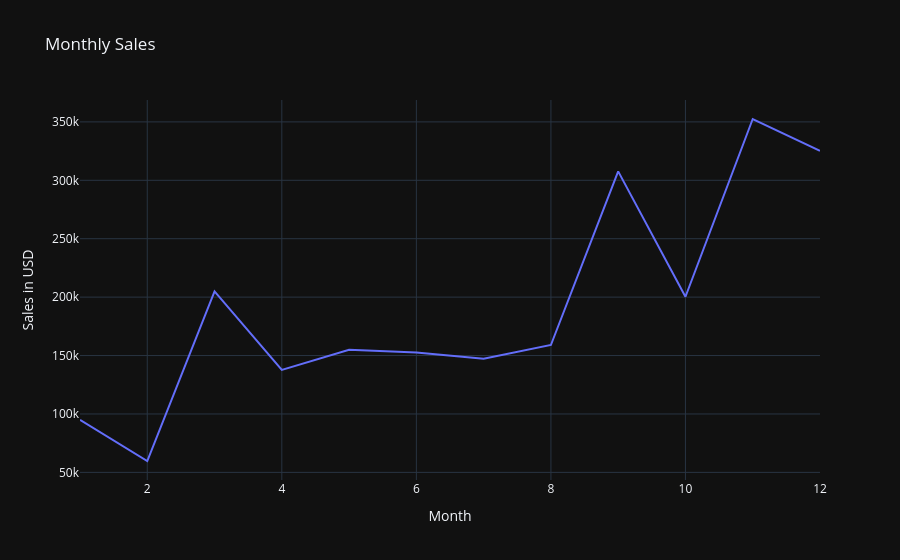
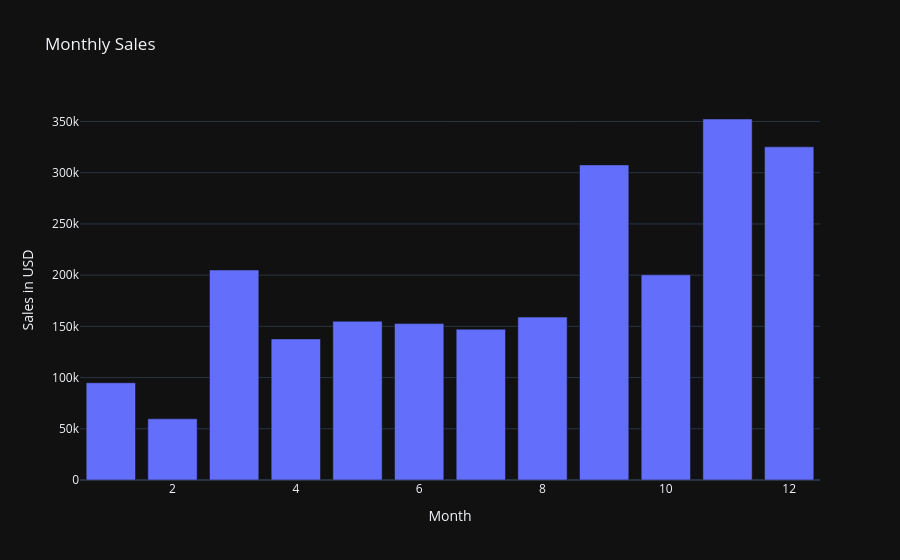

Notebook code for these charts, in order:
### Markdown cell above
##  Let's analyse the data 
### 1st we have to analyse the monthly sales

### Code cell
# let's check the monthly sales 
monthly_sales = df.groupby('Order_Month')['Sales'].sum().reset_index() 
print(monthly_sales)

# let's create a figure of monthly sales
fig = px.line(monthly_sales, 
            x='Order_Month', 
            y='Sales', 
            title='Monthly Sales', 
            labels={'Sales':'Sales in USD', 'Order_Month':'Month'})
fig.show()
fig = px.bar(monthly_sales, 
            x='Order_Month', 
            y='Sales', 
            title='Monthly Sales', 
            labels={'Sales':'Sales in USD', 'Order_Month':'Month'})
fig.show()

### Figure 1 — Plotly figure (JSON) as saved in the notebook; plotly's stock layout.template omitted (floating-point values rounded to 4 significant figures)
{"data": [{"hovertemplate": "Month=%{x}<br>Sales in USD=%{y}<extra></extra>", "legendgroup": "", "line": {"color": "#636efa", "dash": "solid"}, "marker": {"symbol": "circle"}, "mode": "lines", "name": "", "orientation": "v", "showlegend": false, "type": "scatter", "x": [1, 2, 3, 4, 5, 6, 7, 8, 9, 10, 11, 12], "xaxis": "x", "y": [94920.0, 59750.0, 205000.0, 137800.0, 155000.0, 152700.0, 147200.0, 159000.0, 307600.0, 200300.0, 352500.0, 325300.0], "yaxis": "y"}], "layout": {"legend": {"tracegroupgap": 0}, "title": {"text": "Monthly Sales"}, "xaxis": {"anchor": "y", "domain": [0, 1], "title": {"text": "Month"}}, "yaxis": {"anchor": "x", "domain": [0, 1], "title": {"text": "Sales in USD"}}}}

### Figure 2 — Plotly figure (JSON) as saved in the notebook; plotly's stock layout.template omitted (floating-point values rounded to 4 significant figures)
{"data": [{"alignmentgroup": "True", "hovertemplate": "Month=%{x}<br>Sales in USD=%{y}<extra></extra>", "legendgroup": "", "marker": {"color": "#636efa", "pattern": {"shape": ""}}, "name": "", "offsetgroup": "", "orientation": "v", "showlegend": false, "textposition": "auto", "type": "bar", "x": [1, 2, 3, 4, 5, 6, 7, 8, 9, 10, 11, 12], "xaxis": "x", "y": [94920.0, 59750.0, 205000.0, 137800.0, 155000.0, 152700.0, 147200.0, 159000.0, 307600.0, 200300.0, 352500.0, 325300.0], "yaxis": "y"}], "layout": {"barmode": "relative", "legend": {"tracegroupgap": 0}, "title": {"text": "Monthly Sales"}, "xaxis": {"anchor": "y", "domain": [0, 1], "title": {"text": "Month"}}, "yaxis": {"anchor": "x", "domain": [0, 1], "title": {"text": "Sales in USD"}}}}
